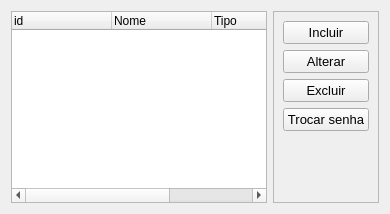
          <widget class="QWidget" name="cad_usuarios">
           <attribute name="title">
            <string>Usuários</string>
           </attribute>
           <layout class="QVBoxLayout" name="verticalLayout_4">
            <item>
             <layout class="QHBoxLayout" name="horizontalLayout_4">
              <item>
               <widget class="QTreeWidget" name="tbl_usuarios">
                <property name="alternatingRowColors">
                 <bool>false</bool>
                </property>
                <property name="selectionMode">
                 <enum>QAbstractItemView::NoSelection</enum>
                </property>
                <column>
                 <property name="text">
                  <string>id</string>
                 </property>
                </column>
                <column>
                 <property name="text">
                  <string>Nome</string>
                 </property>
                </column>
                <column>
                 <property name="text">
                  <string>Tipo</string>
                 </property>
                </column>
                <column>
                 <property name="text">
                  <string>e-mail</string>
                 </property>
                </column>
               </widget>
              </item>
              <item>
               <widget class="QFrame" name="frame_9">
                <property name="frameShape">
                 <enum>QFrame::StyledPanel</enum>
                </property>
                <property name="frameShadow">
                 <enum>QFrame::Raised</enum>
                </property>
                <layout class="QVBoxLayout" name="verticalLayout_12">
                 <item>
                  <widget class="QPushButton" name="btn_incluir_usuario">
                   <property name="sizePolicy">
                    <sizepolicy hsizetype="Preferred" vsizetype="Preferred">
                     <horstretch>0</horstretch>
                     <verstretch>0</verstretch>
                    </sizepolicy>
                   </property>
                   <property name="minimumSize">
                    <size>
                     <width>0</width>
                     <height>0</height>
                    </size>
                   </property>
                   <property name="font">
                    <font>
                     <pointsize>10</pointsize>
                    </font>
                   </property>
                   <property name="cursor">
                    <cursorShape>PointingHandCursor</cursorShape>
                   </property>
                   <property name="styleSheet">
                    <string notr="true"/>
                   </property>
                   <property name="text">
                    <string>Incluir</string>
                   </property>
                  </widget>
                 </item>
                 <item>
                  <widget class="QPushButton" name="btn_alterar_usuario">
                   <property name="sizePolicy">
                    <sizepolicy hsizetype="Preferred" vsizetype="Preferred">
                     <horstretch>0</horstretch>
                     <verstretch>0</verstretch>
                    </sizepolicy>
                   </property>
                   <property name="minimumSize">
                    <size>
                     <width>0</width>
                     <height>0</height>
                    </size>
                   </property>
                   <property name="font">
                    <font>
                     <pointsize>10</pointsize>
                    </font>
                   </property>
                   <property name="cursor">
                    <cursorShape>PointingHandCursor</cursorShape>
                   </property>
                   <property name="styleSheet">
                    <string notr="true"/>
                   </property>
                   <property name="text">
                    <string>Alterar</string>
                   </property>
                  </widget>
                 </item>
                 <item>
                  <widget class="QPushButton" name="btn_excluir_usuarios">
                   <property name="sizePolicy">
                    <sizepolicy hsizetype="Preferred" vsizetype="Preferred">
                     <horstretch>0</horstretch>
                     <verstretch>0</verstretch>
                    </sizepolicy>
                   </property>
                   <property name="minimumSize">
                    <size>
                     <width>0</width>
                     <height>0</height>
                    </size>
                   </property>
                   <property name="font">
                    <font>
                     <pointsize>10</pointsize>
                    </font>
                   </property>
                   <property name="cursor">
                    <cursorShape>PointingHandCursor</cursorShape>
                   </property>
                   <property name="styleSheet">
                    <string notr="true"/>
                   </property>
                   <property name="text">
                    <string>Excluir</string>
                   </property>
                  </widget>
                 </item>
                 <item>
                  <widget class="QPushButton" name="btn_trocar_senha_usuario">
                   <property name="sizePolicy">
                    <sizepolicy hsizetype="Preferred" vsizetype="Preferred">
                     <horstretch>0</horstretch>
                     <verstretch>0</verstretch>
                    </sizepolicy>
                   </property>
                   <property name="minimumSize">
                    <size>
                     <width>0</width>
                     <height>0</height>
                    </size>
                   </property>
                   <property name="font">
                    <font>
                     <pointsize>10</pointsize>
                    </font>
                   </property>
                   <property name="cursor">
                    <cursorShape>PointingHandCursor</cursorShape>
                   </property>
                   <property name="styleSheet">
                    <string notr="true"/>
                   </property>
                   <property name="text">
                    <string>Trocar senha</string>
                   </property>
                  </widget>
                 </item>
                 <item>
                  <spacer name="verticalSpacer_9">
                   <property name="orientation">
                    <enum>Qt::Vertical</enum>
                   </property>
                   <property name="sizeHint" stdset="0">
                    <size>
                     <width>20</width>
                     <height>40</height>
                    </size>
                   </property>
                  </spacer>
                 </item>
                </layout>
               </widget>
              </item>
             </layout>
            </item>
           </layout>
          </widget>
